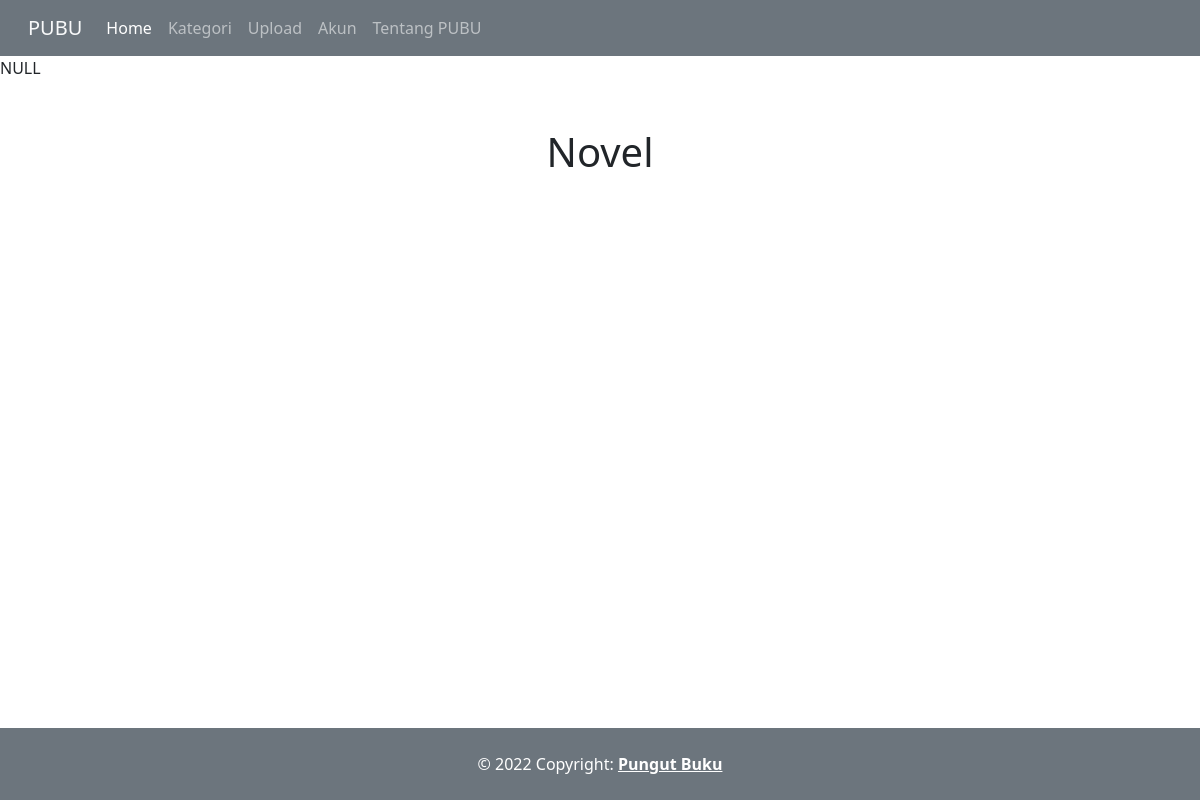
The app's page /list.php?kategori=Novel (signed in), older data.
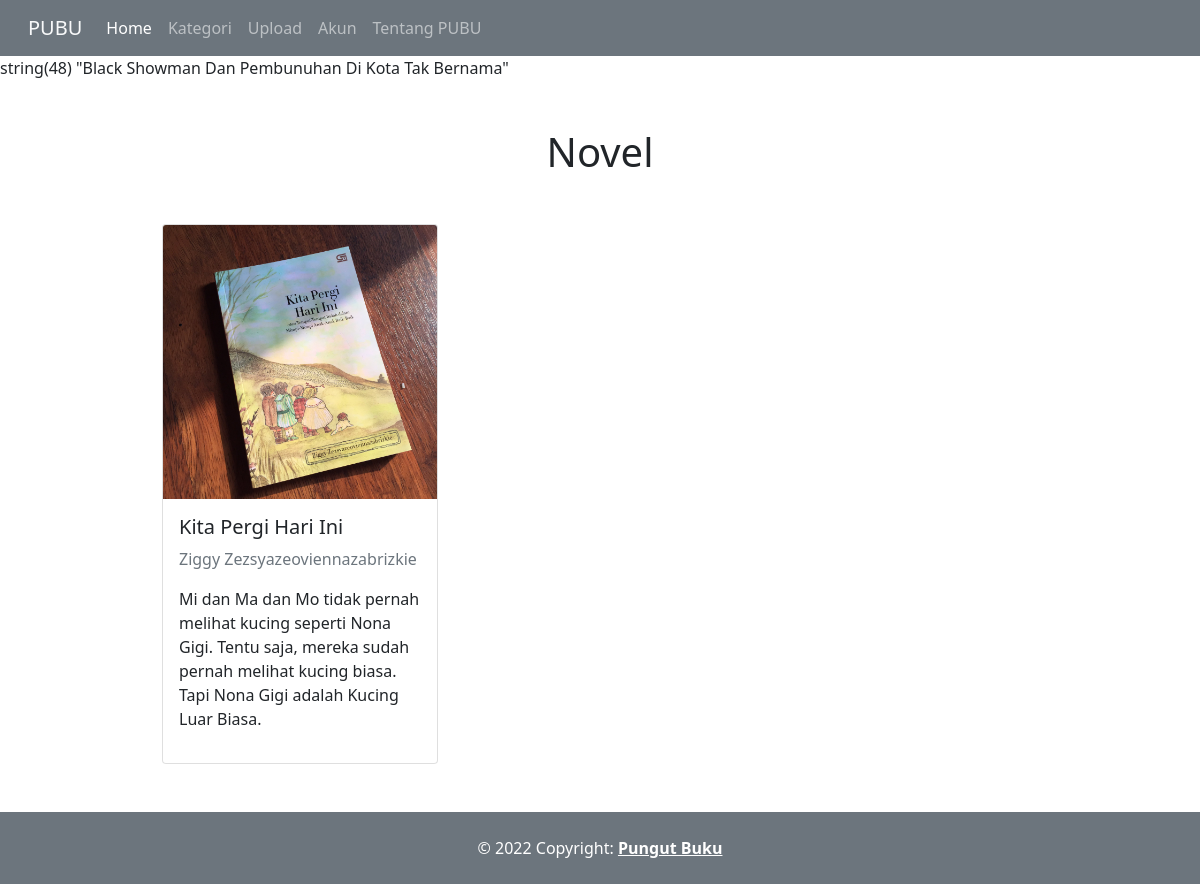
The same page, newer data.
### tables this page shows
CREATE TABLE `buku` (
  `id_buku` int(11) NOT NULL,
  `donatur_id` int(11) DEFAULT NULL,
  `judul_buku` varchar(60) NOT NULL,
  `pengarang` varchar(100) NOT NULL,
  `penerbit` varchar(60) NOT NULL,
  `kategori` varchar(200) NOT NULL,
  `deskripsi` varchar(200) DEFAULT NULL,
  `gambar` varchar(225) NOT NULL,
  `nama` varchar(220) NOT NULL,
  `kontak` varchar(200) NOT NULL,
  `alamat` text NOT NULL
);

### list.php (the view, shortened to what this page needs)
<?php
require "parts/header.php";
if (isset($_GET['kategori'])) {
    $kategori = $_GET['kategori'];
    $result=mysqli_query($conn, "SELECT * FROM buku WHERE kategori = '{$kategori}'");
    $cari=mysqli_fetch_assoc($result);
    var_dump($cari['judul_buku']);
}
?>
<div class="d-flex align-items-center mt-5">
    <div class="container align-items-center justify-content-center w-75">
        <h1 class="cover-heading text-center mb-5"><?php echo $kategori;?></h1>
        <div class="row row-cols-1 row-cols-md-3 g-4">
            <?php while($cari=mysqli_fetch_assoc($result)) : ?>
            <div class="col">
                <div class="card h-100">
                    <img src="images/<?php echo $cari['gambar'];?>" class="card-img-top" alt="...">
                    <div class="card-body">
                        <h5 class="card-title"><?php echo $cari['judul_buku'];?></h5>
                        <p class="text-secondary"><?php echo $cari['pengarang'];?></p>
                        <p class="card-text"><?php echo $cari['deskripsi'];?></p>
                    </div>
                </div>
            </div>
            <?php  endwhile; ?>
        </div>
    </div>
</div>
<br><br><br><br><br>
<?php
require "parts/footer.php"
?>

### parts/header.php (shortened to what this page needs)
<!DOCTYPE html>
<html lang="en">
<head>
    <link rel="stylesheet" href="https://stackpath.bootstrapcdn.com/bootstrap/4.4.1/css/bootstrap.min.css"/>
    <link href="https://cdn.jsdelivr.net/npm/bootstrap@5.1.2/dist/css/bootstrap.min.css" rel="stylesheet">
</head>
<body>
    <nav class="navbar navbar-dark navbar-expand-lg bg-secondary">
    <div class="container-fluid">
        <a class="navbar-brand mb-0 h1 text-light" href="#">PUBU</a>
        <div class="collapse navbar-collapse" id="navbarNavAltMarkup">
            <div class="navbar-nav">
                <a class="nav-link active link-light" aria-current="page" href="#">Home</a>
                <a class="nav-link link-light" href="./kategori.php">Kategori</a>
                <a class="nav-link link-light" href="./upload.php">Upload</a>
                <a class="nav-link link-light" href="./akun.php">Akun</a>
                <a class="nav-link link-light" href="./about.php">Tentang PUBU</a>
            </div>
        </div>
    </div>
    </nav>

### parts/footer.php
<footer class="text-center text-lg-start bg-secondary text-muted fixed-bottom">
  <div class="text-center p-4 text-white">
    © 2022 Copyright:
    <a class="text-reset fw-bold" href="https://mdbootstrap.com/">Pungut Buku</a>
  </div>
</footer>
</body>
</html>

Row changes from the older to the newer data that the page shows:
added buku: gambar (picture), judul_buku "Kita Pergi Hari Ini", pengarang "Ziggy Zezsyazeoviennazabrizkie", deskripsi "Mi dan Ma dan Mo tidak pernah melihat kucing seperti Nona Gigi. Tentu saja, mereka sudah pernah melihat kucing biasa. Tapi Nona Gigi adalah Kucing Luar Biasa."
Text that changed along with them:
text no longer shown: "NULL"
text now shown: "string(48) \"Black Showman Dan Pembunuhan Di Kota Tak Bernama\""
